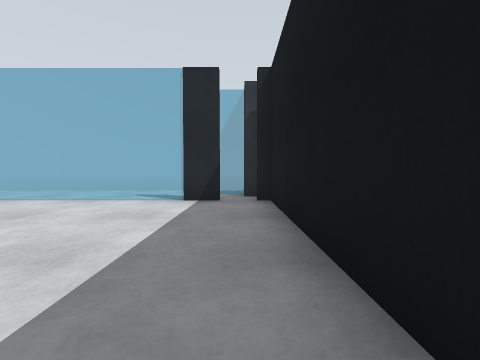
[1] (above)

18 first-person views from a walk through a robot-simulator world made for Gazebo. The camera is 0.72 m above the floor, tilts 2° down and sees 85° across. The floor is counted in squares, 1 m on a side. Each view is taken from the middle of a square. On the plan, view 1 faces up. The plan holds only what a view shows up to about 9 squares ahead; the rest is blank.

[2]
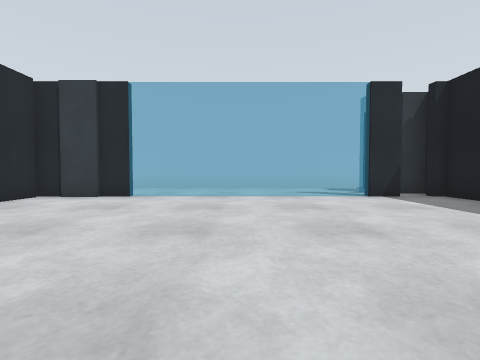

[3]
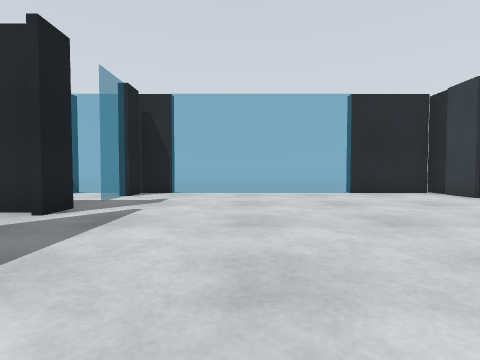

[4]
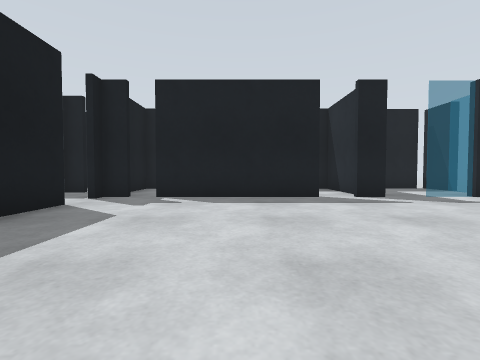

[5]
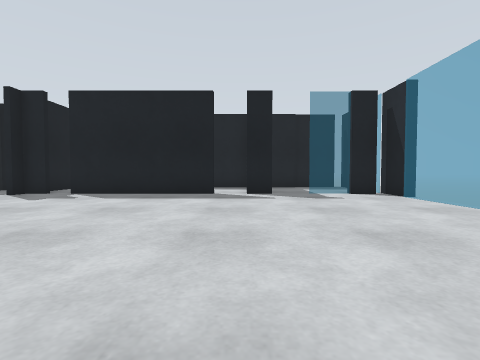

[6]
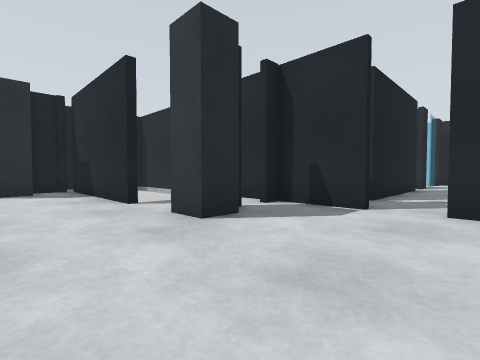

[7]
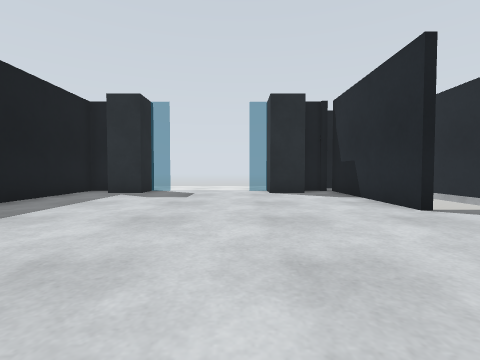

[8]
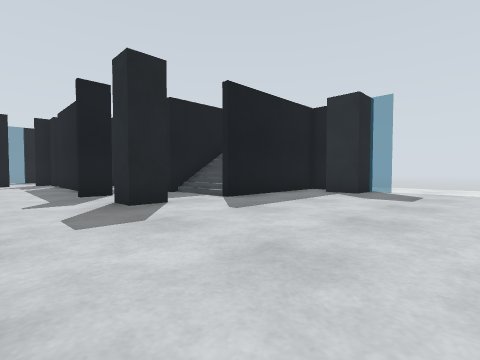

[9]
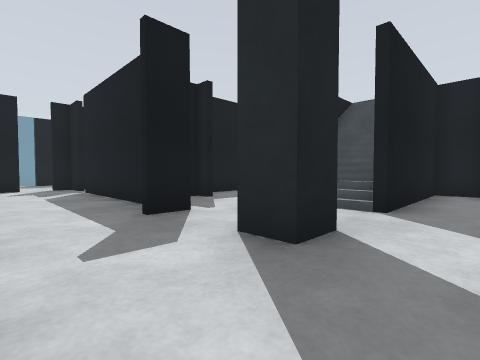

[10]
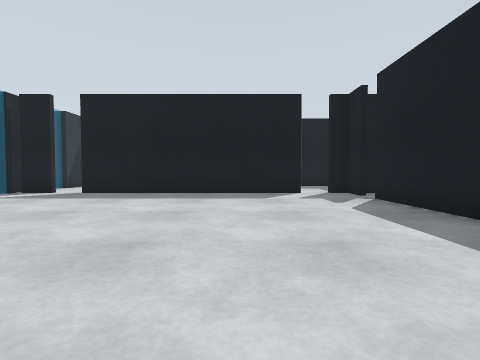

[11]
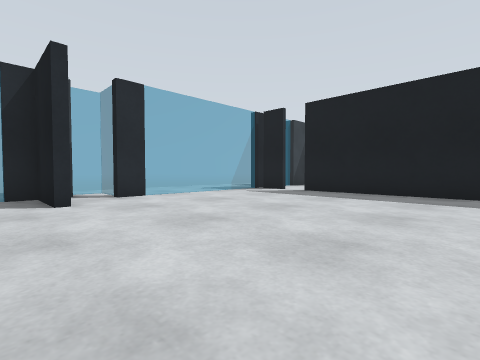

[12]
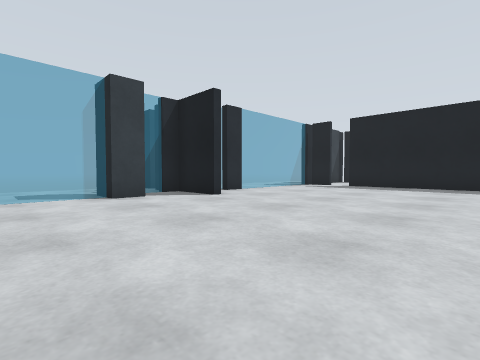

[13]
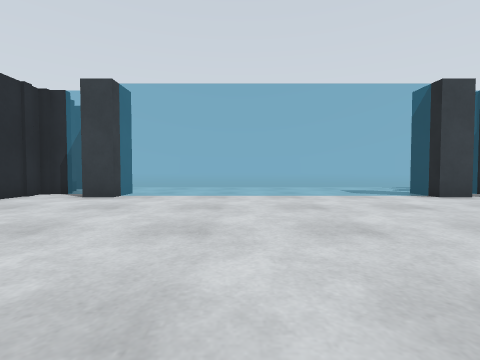

[14]
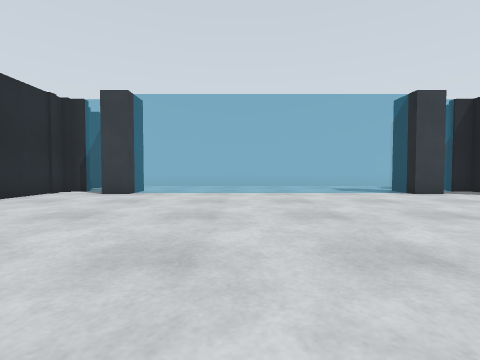

[15]
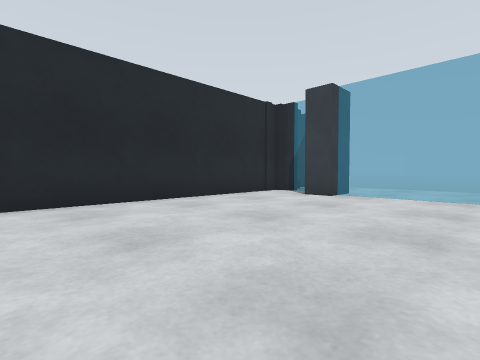

[16]
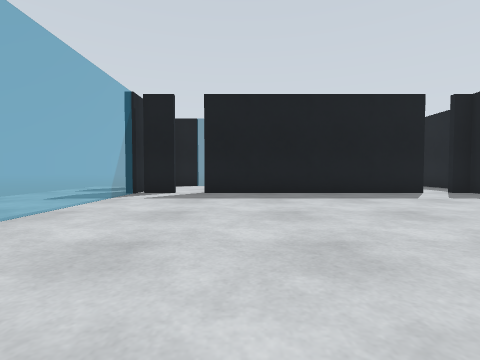

[17]
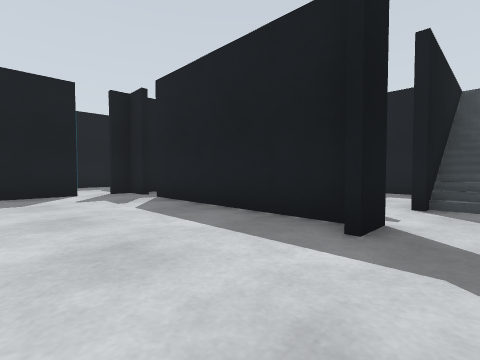

[18]
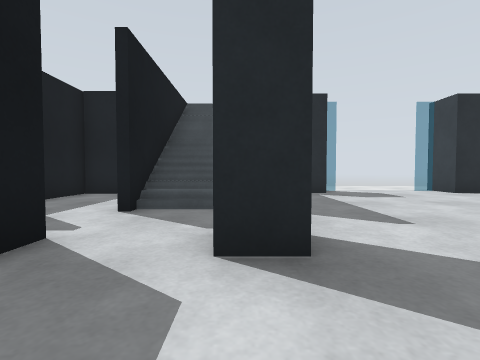

### Floor plan
Key: @ floor where view 1 was taken; # wall or solid block; x gap in a wall; . floor; / step, stairs or slope; = window, fence, low wall or low ledge; v drop or lower ground.
Columns run from 11 left of view 1 to 23 right of it. Each row starts with its distance up from view 1.
 10                                  v
  9    .......     ....  ....      ....
  8    .......==#  ...........#== .....
  7   #========.#=#=========#=#.======#
  6 v##.........#.............#.......#
  5 #...........#.....................x
  4 #...........#.....................x
  3 =...........#.....................#
  2 =...........#.....................#
  1 =...........#.....................#
  0 =..........@#.....................#
 -1 =...........#....... .............#
 -2 =.................................#
 -3 ##==#########.....................x
 -4 v#  #       #.............#.......x
 -5 v           #x#.........#.#########
 -6             # ..............#
 -7               #........#//#.##
 -8               #........#//#..#
 -9            #/ #........#//#..#
-10            x/ #........# /####
-11                x##...=#= /=
-12                   ....
-13                    ..

Where each view was taken, in squares from view 1:
view 1: 0 up, 0 right, facing up
view 2: 1 down, 5 left, facing up
view 3: 0 up, 2 left, facing left
view 4: 4 up, 3 left, facing down
view 5: 5 up, 6 left, facing down
view 6: 1 down, 6 right, facing down-left
view 7: 2 down, 7 right, facing down
view 8: 2 down, 7 right, facing down-right
view 9: 2 down, 11 right, facing down-right
view 10: 1 down, 14 right, facing right
view 11: 1 down, 14 right, facing up-right
view 12: 1 down, 10 right, facing up-right
view 13: 1 down, 7 right, facing up
view 14: 2 down, 7 right, facing up
view 15: 1 down, 7 right, facing up-left
view 16: 3 up, 14 right, facing right
view 17: 1 down, 14 right, facing down-right
view 18: 2 down, 13 right, facing down
